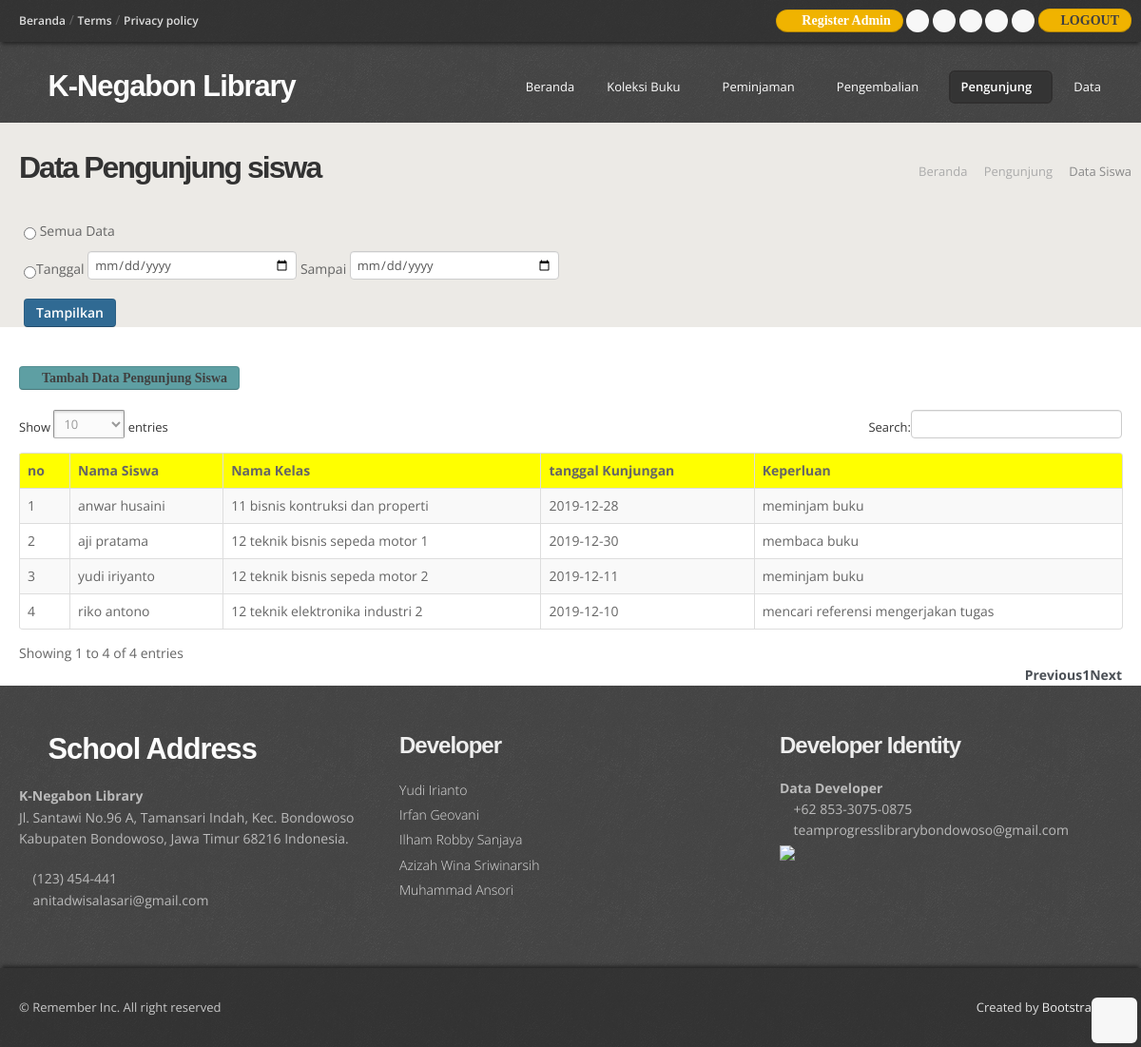
Page /admin/siswa.php (signed in) on the committed database.
### tables this page shows
CREATE TABLE `pengunjung_siswa` (
  `id_pengunjung` int(5) NOT NULL,
  `tanggal_absensi` varchar(25) NOT NULL,
  `nama_siswa` varchar(30) NOT NULL,
  `kode_kelas` varchar(10) NOT NULL,
  `keperluan` varchar(50) NOT NULL
);

CREATE TABLE `kelas` (
  `kode_kelas` varchar(10) NOT NULL,
  `jurusan` varchar(60) NOT NULL,
  `wali_kelas` varchar(30) NOT NULL
);

### admin/functions.php (called while the page is built, shortened)
<?php
$conn = mysqli_connect("localhost", "root", "", "perpustakaan");
function query($query) {
    global $conn;
    $result = mysqli_query($conn, $query);
    $rows = [];
    while ($row = mysqli_fetch_assoc($result)){
        $rows[] = $row;
    }
    return $rows;
}
?>

### admin/siswa.php (the view, shortened to what this page needs)
<?php
require 'functions.php';
$siswa = query ("SELECT pengunjung_siswa.nama_siswa, kelas.jurusan, pengunjung_siswa.tanggal_absensi, pengunjung_siswa.keperluan
FROM pengunjung_siswa LEFT JOIN kelas ON kelas.kode_kelas = pengunjung_siswa.kode_kelas");
?>
<!DOCTYPE html>
<html lang="en">
<head>
  <link href="css/bootstrap.css" rel="stylesheet" />
  <link href="css/bootstrap-responsive.css" rel="stylesheet" />
  <link href="css/prettyPhoto.css" rel="stylesheet" />
  <link href="css/style.css" rel="stylesheet">
  <link id="t-colors" href="color/default.css" rel="stylesheet" />
  <link href="js/dataTables/dataTables.bootstrap.css" rel="stylesheet">
</head>
<body>
  <div id="wrapper">
    <header>
    <?php include 'tag_header.php';  ?>
      <div class="container">
        <div class="row nomargin">
          <div class="span4">
            <div class="logo">
              <h1><a href="index.html"><i class="icon-tint"></i> K-Negabon Library</a></h1>
            </div>
          </div>
          <div class="span8">
            <div class="navbar navbar-static-top">
              <div class="navigation">
                <nav>
                  <ul class="nav topnav">
                    <li><a href="index.php">Beranda</a></li>
                    <li class="dropdown">
                      <a href="#">Koleksi Buku<i class="icon-angle-down"></i></a>
                    </li>
                    <li class="dropdown">
                      <a href="#">Peminjaman<i class="icon-angle-down"></i></a>
                    </li>
                    <li class="dropdown">
                      <a href="#">Pengembalian<i class="icon-angle-down"></i></a>
                    </li>
                    <li class="dropdown active">
                      <a href="#">Pengunjung<i class="icon-angle-down"></i></a>
                    </li>
                    <li class="dropdown">
                      <a href="#">Data<i class="icon-angle-down"></i></a>
                    </li>
                  </ul>
                </nav>
              </div>
            </div>
          </div>
        </div>
      </div>
    </header>
    <section id="inner-headline">
      <div class="container">
        <div class="row">
          <div class="span4">
            <div class="inner-heading">
              <h2>Data Pengunjung siswa</h2>
            </div>
          </div>
          <div class="span8">
            <ul class="breadcrumb">
              <li><a href="index.html">Beranda</a> <i class="icon-angle-right"></i></li>
              <li><a href="#">Pengunjung</a> <i class="icon-angle-right"></i></li>
              <li class="active">Data Siswa</li>
            </ul>
          </div>
        </div>
      </div>
      <form action="laporan_pengunjung_siswa.php" method="post">
      <ul width="50"><input required type="radio" name="cek" value="1" style="cursor: pointer;"> Semua Data</ul>
      <ul width="50"><input required type="radio" name="cek" value="2" style="cursor: pointer;">Tanggal
      <input type="date" name="tgl_awal" value="<?= date("Y/m/d") ?>" style="height: 20px;"> Sampai <span class="right"><input type="date" value="<?= date("Y/m/d") ?>" name="tgl_akhir" style="height: 20px;"></span>
      </ul>
      <ul class="text-left"><input type="submit" name="tampilkan" class="btn btn-primary" value="Tampilkan"></ul>
    </form>
    </section>
    <br>
     <div class="container-fluid">
    <a href="tambah_siswa.php" class="btn btn-info icon-plus">Tambah Data Pengunjung Siswa</a>
    <br><br>
    <div class="content">
      <div class="box">
<div class="offside-3 col-lg-7">
    <form action="" method="post">
      <div class="table-responsive">
    <table class="table table-striped table-bordered table-hover " id="tabel">
        <thead>
        <tr bgcolor='yellow' align='center'>
			      <th>no</th>
            <th>Nama Siswa</th>
            <th>Nama Kelas</th>
            <th>tanggal Kunjungan</th>
             <th>Keperluan</th>
        </tr>
        </thead>
        <tbody>
		<?php $i = 1; ?>
        <?php
            foreach( $siswa as $row) :
        ?>
        <tr>
			      <td><?=$i; ?></td>
            <td><?php echo $row["nama_siswa"];?></td>
            <td><?php echo $row["jurusan"];?></td>
            <td><?php echo $row["tanggal_absensi"];?></td>
            <td><?php echo $row["keperluan"];?></td>
        </tr>
			<?php $i++; ?>
			<?php endforeach; ?>
      </tbody>
    </table>
  </div>
    </form>
  </div>
</div>
</div>
  </div>
    <footer>
    <?php include 'footer_admin.php';  ?>
    </footer>
  </div>
  <a href="#" class="scrollup"><i class="icon-angle-up icon-rounded icon-bglight icon-2x"></i></a>
</body>
</html>

### admin/css/style.css (style rules this page uses)
body { font-family:'Open Sans', Arial, sans-serif; font-size:14px; font-weight:400; line-height:1.6em; color:#656565; }
a { color:#4b5056; }
.bold { font-weight:900; }
.container { padding:0 20px 0 20px; position:relative; }
.row { margin-bottom:30px; }
.row.nomargin { margin-bottom:0; }
header { background: url(../img/header-pattern-150.png) repeat; margin:0; padding:0 0 20px; position:relative; z-index:2000; }
header .logo { float:left; }
header .logo h1 { color:#fdfdfd; letter-spacing:-1px; font-size:2.2em; font-weight:900; margin:0; }
header .logo h1 a { color:#fdfdfd; }
header .navigation { float:right; }
header ul.nav li { border:none; margin:0; }
header ul.nav li a { border:none; font-weight:400; }
.navbar .nav > li > a { font-size:13px; color: #fdfdfd; text-shadow: none; }
header ul.nav li a i { color:#fff; }
.navbar .nav > .active > a,.navbar .nav > .active > a:hover { font-weight:600; }
ul.nav li.dropdown a { z-index:1000; display:block; }
.box { width:100%; }
#inner-headline { background:#eceae6; position:relative; margin:0; padding:0; }
#inner-headline .inner-heading h2 { color:#333; margin:30px 0 0 0; font-size:32px; letter-spacing:-2px; }
#inner-headline ul.breadcrumb { margin:30px 0 0; float:right; background:none; }
#inner-headline ul.breadcrumb li { margin-bottom:0; padding-bottom:0; }
#inner-headline ul.breadcrumb li { font-size:13px; color:#888; text-shadow:none; }
#inner-headline ul.breadcrumb li i { color:#ababab; }
#inner-headline ul.breadcrumb li a { color:#aaa; text-decoration:none; }
footer { padding:50px 0 0 0; color:#bbb; background: url(../img/header-pattern-150.png) repeat; }
.scrollup { position:fixed; width:32px; height:32px; bottom:20px; right:20px; }
a.scrollup { outline:0; text-decoration:none; }
a i.icon-bglight, a i.icon-bgdark { display: inline-block; }
[class^="icon-"], [class*=" icon-"] { color:#404040; }

### admin/color/default.css (style rules this page uses)
.logo h1 [class^="icon-"] { color:#8fc04e; }

### admin/css/shortcodes.css (style rules this page uses)
i.icon-bglight { color: #444; background: #f7f7f7; }
.icon-rounded { display: inline-block; border-radius: 6px !important; -moz-border-radius: 6px !important; -webkit-border-radius: 6px !important; -o-border-radius: 6px !important; -ms-border-radius: 6px !important; text-align: center; width: 24px !important; height: 24px !important; line-height: 24px !important; }
.icon-rounded.icon-2x { width: 48px !important; height: 48px !important; line-height: 48px !important; }

### rows in the picture
pengunjung_siswa: nama_siswa "anwar husaini", kode_kelas.jurusan "11 bisnis kontruksi dan properti", tanggal_absensi "2019-12-28", keperluan "meminjam buku"
pengunjung_siswa: nama_siswa "aji pratama", kode_kelas.jurusan "12 teknik bisnis sepeda motor 1", tanggal_absensi "2019-12-30", keperluan "membaca buku"
pengunjung_siswa: nama_siswa "yudi iriyanto", kode_kelas.jurusan "12 teknik bisnis sepeda motor 2", tanggal_absensi "2019-12-11", keperluan "meminjam buku"
pengunjung_siswa: nama_siswa "riko antono", kode_kelas.jurusan "12 teknik elektronika industri 2", tanggal_absensi "2019-12-10", keperluan "mencari referensi mengerjakan tugas"
